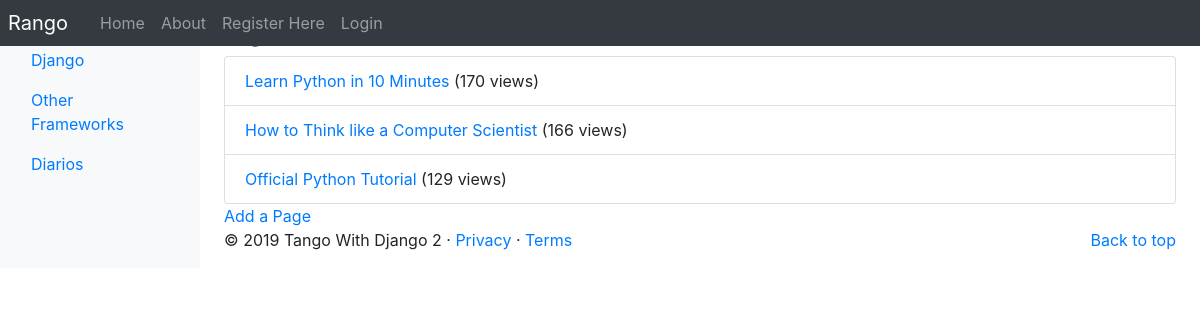
/rango/category/python/, run on the app's committed database.
### rango/models.py (models this page shows, shortened)
class Category(models.Model):
    name = models.CharField(blank=True, max_length=128, unique=True)
    views = models.IntegerField(default=0)
    likes = models.IntegerField(default=0)
    slug = models.SlugField(unique=True)
    class Meta:
        verbose_name_plural = 'Categories'

class Page(models.Model):
    category = models.ForeignKey(Category, on_delete=models.CASCADE)
    title = models.CharField(max_length=128)
    url = models.URLField(blank=True)
    views = models.IntegerField(default=0)

### rango/views.py (the view)
# urls.py: path('category/<slug:category_name_slug>/', views.show_category,
def show_category(request, category_name_slug):
    context_dict = {}
    try:
        category = Category.objects.get(slug=category_name_slug)
        pages = Page.objects.filter(category=category).order_by('-views')
        context_dict['pages'] = pages
        context_dict['category'] = category
    except Category.DoesNotExist:
        context_dict['category'] = None
        context_dict['pages'] = None
    return render(request, 'rango/category.html', context_dict)

### rango/templatetags/rango_extras.py (called while the page is built)
@register.inclusion_tag('rango/cats.html')
def get_category_list(cat=None):
    return {'cats': Category.objects.all(), 'act_cat': cat}

### templates/rango/category.html (shortened to what this page needs)
{% extends 'rango/base.html' %}
{% load staticfiles %}
{% block body_block %}
        {% if category%}
          <h1>{{ category.name }}</h1>
          {% if pages %}
          <ul class="list-group">
            {% for page in pages %}
            <li class="list-group-item">
              <a href="{% url 'rango:goto' %}?page_id={{page.id}}">{{ page.title }}</a>
              {% if page.views > 1 %}
                ({{ page.views }} views)
              {% elif page.views == 1 %}
                ({{ page.views }} view)
              {% endif %}
            </li>
            {% endfor %}
          </ul>
          {% else %}
            <strong>No hay páginas para esta categoría</strong>
          {% endif %}
          <a href="{% url 'rango:add_page' category.slug %}">Add a Page</a>
        {% else %}
           No existe la categoría.
        {% endif %}
{% endblock %}

### templates/rango/cats.html (shortened to what this page needs)
<ul class="nav flex-column pt-6">
{% if cats %}
    {% for c in cats %}
    {% if c == act_cat %}
        <li  class="nav-item">
              <a  class="nav-link active" href="{% url 'rango:show_category' c.slug %}">
				  {{ c.name }}</a>
        </li>
    {% else  %}
        <li class="nav-item">
            <a  class="nav-link" href="{% url 'rango:show_category' c.slug %}">
				{{ c.name }}</a>
        </li>
    {% endif %}
{% endfor %}
{% else %}
    <li class="nav-item">No Categories Yet!</li>
{% endif %}
</ul>

### data on the page
Category: name "Django"
Category: name "Other Frameworks"
Category: name "Diarios"
Page: title "Learn Python in 10 Minutes", views "170"
Page: title "How to Think like a Computer Scientist", views "166"
Page: title "Official Python Tutorial", views "129"
